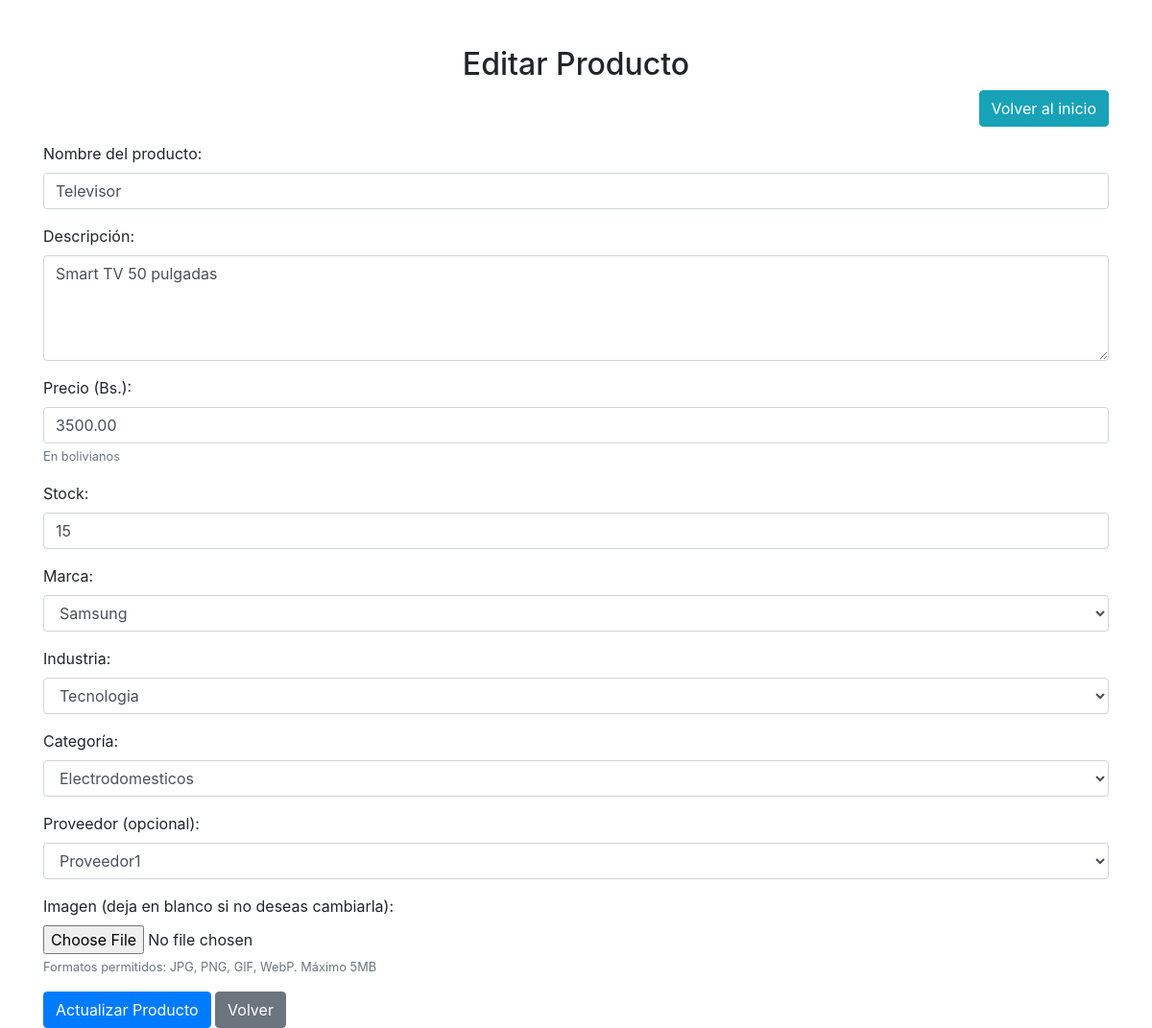
Screenshot of /admin/editar_producto.php?id=1 (signed in) with the database file from the repository.
### tables this page shows
CREATE TABLE productos (
    id_producto INT AUTO_INCREMENT PRIMARY KEY,
    nombre VARCHAR(150) NOT NULL,
    descripcion VARCHAR(300),
    precio DECIMAL(10,2) NOT NULL,
    imagen LONGTEXT,
    estado VARCHAR(20) NOT NULL DEFAULT 'activo',
    stock INT NOT NULL DEFAULT 0,
    id_marca INT NOT NULL,
    id_industria INT NOT NULL,
    id_categoria INT NOT NULL,
    id_proveedor INT,
    FOREIGN KEY (id_marca) REFERENCES Marca(id_marca),
    FOREIGN KEY (id_industria) REFERENCES Industria(id_industria),
    FOREIGN KEY (id_categoria) REFERENCES Categoria(id_categoria),
    FOREIGN KEY (id_proveedor) REFERENCES Proveedor(id_proveedor)
);

CREATE TABLE Marca (
    id_marca INT AUTO_INCREMENT PRIMARY KEY,
    nombre VARCHAR(30) NOT NULL UNIQUE
);

CREATE TABLE Industria (
    id_industria INT AUTO_INCREMENT PRIMARY KEY,
    nombre VARCHAR(30) NOT NULL UNIQUE
);

CREATE TABLE Categoria (
    id_categoria INT AUTO_INCREMENT PRIMARY KEY,
    nombre VARCHAR(30) NOT NULL UNIQUE
);

CREATE TABLE Proveedor (
    id_proveedor INT AUTO_INCREMENT PRIMARY KEY,
    nombre VARCHAR(50) NOT NULL,
    direccion VARCHAR(100),
    telefono VARCHAR(20)
);

### Controlador/ProductoControlador.php (called while the page is built, shortened)
<?php
require_once __DIR__ . '/../Modelo/ProductoModelo.php';
class ProductoControlador
{
    private ProductoModelo $modelo;
    public function __construct(mysqli $conexion)
    {
        $this->modelo = new ProductoModelo($conexion);
    }
    public function obtenerProducto(int $idProducto): ?array
    {
        return $this->modelo->obtenerPorId($idProducto);
    }
}

### Modelo/ProductoModelo.php (called while the page is built, shortened)
<?php
class ProductoModelo
{
    private mysqli $conexion;
    public function __construct(mysqli $conexion)
    {
        $this->conexion = $conexion;
    }
    public function obtenerPorId(int $idProducto): ?array
    {
        $stmt = $this->conexion->prepare('SELECT * FROM productos WHERE id_producto = ? LIMIT 1');
        $stmt->bind_param('i', $idProducto);
        $stmt->execute();
        $resultado = $stmt->get_result();
        $producto = $resultado ? $resultado->fetch_assoc() : null;
        return $producto ?: null;
    }
}

### admin/editar_producto.php (the view, shortened to what this page needs)
<?php
include '../incluir/conexion.php';
require_once '../Controlador/ProductoControlador.php';
$productoControlador = new ProductoControlador($conexion);
if (isset($_GET['id'])) {
    $id_producto = (int)$_GET['id'];
    $producto = $productoControlador->obtenerProducto($id_producto);
} else {
    header("Location: gestion_productos.php");
    exit();
}
$marcas = $conexion->query("SELECT id_marca, nombre FROM Marca ORDER BY nombre")?->fetch_all(MYSQLI_ASSOC) ?? [];
$industrias = $conexion->query("SELECT id_industria, nombre FROM Industria ORDER BY nombre")?->fetch_all(MYSQLI_ASSOC) ?? [];
$categorias = $conexion->query("SELECT id_categoria, nombre FROM Categoria ORDER BY nombre")?->fetch_all(MYSQLI_ASSOC) ?? [];
$proveedores = $conexion->query("SELECT id_proveedor, nombre FROM Proveedor ORDER BY nombre")?->fetch_all(MYSQLI_ASSOC) ?? [];
?>
<!DOCTYPE html>
<html lang="es">
<head>
    <link rel="stylesheet" href="https://stackpath.bootstrapcdn.com/bootstrap/4.5.2/css/bootstrap.min.css">
</head>
<body>
    <div class="container mt-5">
        <h2 class="text-center">Editar Producto</h2>
        <div class="text-right mb-3">
            <a href="../index.php" class="btn btn-info">Volver al inicio</a>
        </div>
        <form action="" method="POST" enctype="multipart/form-data" id="formProducto">
            <div class="form-group">
                <label for="nombre">Nombre del producto:</label>
                <input type="text" class="form-control" id="nombre" name="nombre" value="<?php echo htmlspecialchars($producto['nombre']); ?>" required minlength="3" maxlength="255">
            </div>
            <div class="form-group">
                <label for="descripcion">Descripción:</label>
                <textarea class="form-control" id="descripcion" name="descripcion" required minlength="5" rows="4"><?php echo htmlspecialchars($producto['descripcion']); ?></textarea>
            </div>
            <div class="form-group">
                <label for="precio">Precio (Bs.):</label>
                <input type="number" step="0.01" class="form-control" id="precio" name="precio" value="<?php echo htmlspecialchars($producto['precio']); ?>" placeholder="ej: 1499.99" required min="0.01">
                <small class="form-text text-muted">En bolivianos</small>
            </div>
            <div class="form-group">
                <label for="stock">Stock:</label>
                <input type="number" class="form-control" id="stock" name="stock" value="<?php echo htmlspecialchars($producto['stock']); ?>" required min="0">
            </div>
            <div class="form-group">
                <label for="id_marca">Marca:</label>
                <select class="form-control" id="id_marca" name="id_marca" required>
                    <?php foreach ($marcas as $marca): ?>
                        <option value="<?php echo (int)$marca['id_marca']; ?>" <?php echo ((int)$marca['id_marca'] === (int)$producto['id_marca']) ? 'selected' : ''; ?>>
                            <?php echo htmlspecialchars($marca['nombre']); ?>
                        </option>
                    <?php endforeach; ?>
                </select>
            </div>
            <div class="form-group">
                <label for="id_industria">Industria:</label>
                <select class="form-control" id="id_industria" name="id_industria" required>
                    <?php foreach ($industrias as $industria): ?>
                        <option value="<?php echo (int)$industria['id_industria']; ?>" <?php echo ((int)$industria['id_industria'] === (int)$producto['id_industria']) ? 'selected' : ''; ?>>
                            <?php echo htmlspecialchars($industria['nombre']); ?>
                        </option>
                    <?php endforeach; ?>
                </select>
            </div>
            <div class="form-group">
                <label for="id_categoria">Categoría:</label>
                <select class="form-control" id="id_categoria" name="id_categoria" required>
                    <?php foreach ($categorias as $categoria): ?>
                        <option value="<?php echo (int)$categoria['id_categoria']; ?>" <?php echo ((int)$categoria['id_categoria'] === (int)$producto['id_categoria']) ? 'selected' : ''; ?>>
                            <?php echo htmlspecialchars($categoria['nombre']); ?>
                        </option>
                    <?php endforeach; ?>
                </select>
            </div>
            <div class="form-group">
                <label for="id_proveedor">Proveedor (opcional):</label>
                <select class="form-control" id="id_proveedor" name="id_proveedor">
                    <?php foreach ($proveedores as $proveedor): ?>
                        <option value="<?php echo (int)$proveedor['id_proveedor']; ?>" <?php echo ($producto['id_proveedor'] && (int)$proveedor['id_proveedor'] === (int)$producto['id_proveedor']) ? 'selected' : ''; ?>>
                            <?php echo htmlspecialchars($proveedor['nombre']); ?>
                        </option>
                    <?php endforeach; ?>
                </select>
            </div>
            <div class="form-group">
                <label for="imagen">Imagen (deja en blanco si no deseas cambiarla):</label>
                <input type="file" class="form-control-file" id="imagen" name="imagen" accept="image/*">
                <small class="form-text text-muted">Formatos permitidos: JPG, PNG, GIF, WebP. Máximo 5MB</small>
            </div>
            <button type="submit" class="btn btn-primary">Actualizar Producto</button>
            <a href="gestion_productos.php" class="btn btn-secondary">Volver</a>
        </form>
    </div>
</body>
</html>

### rows the page displays
productos: nombre "Televisor", descripcion "Smart TV 50 pulgadas", precio "3500.00", stock "15", id_marca "Samsung", id_industria "Tecnologia", id_categoria "Electrodomesticos", id_proveedor "Proveedor1"
